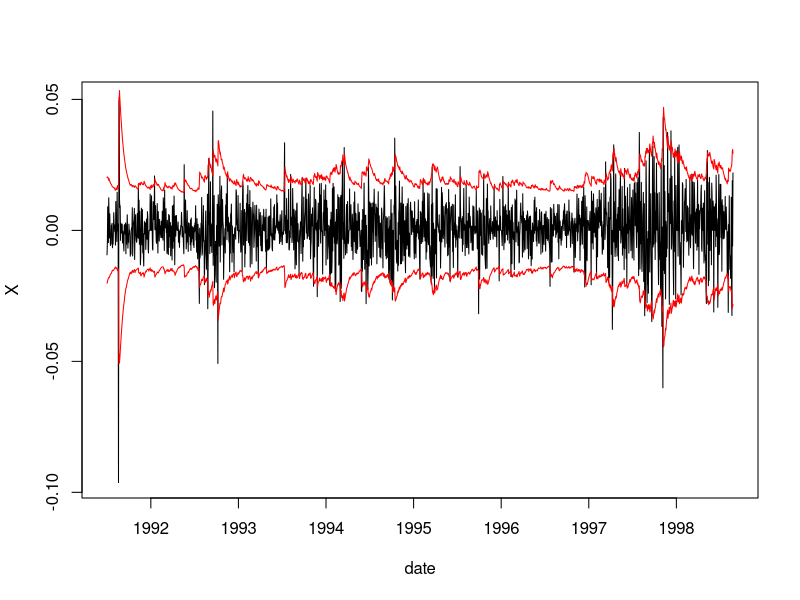
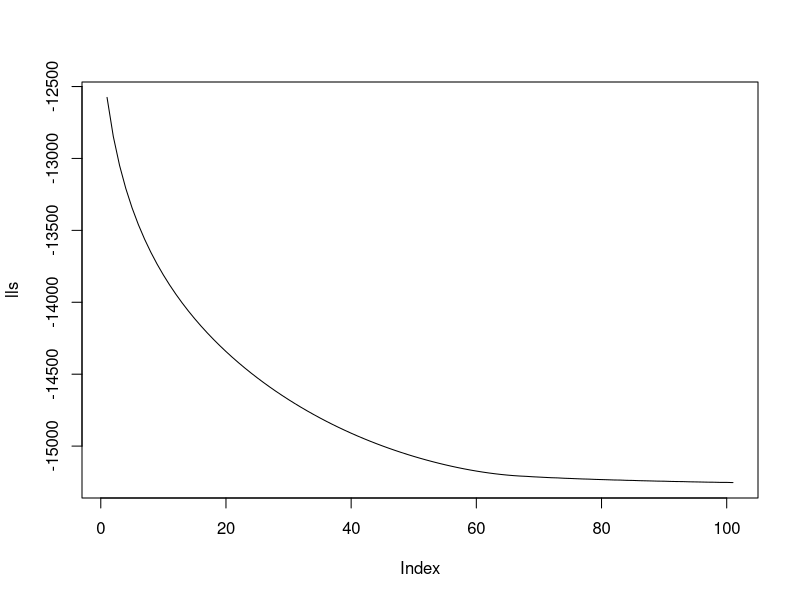
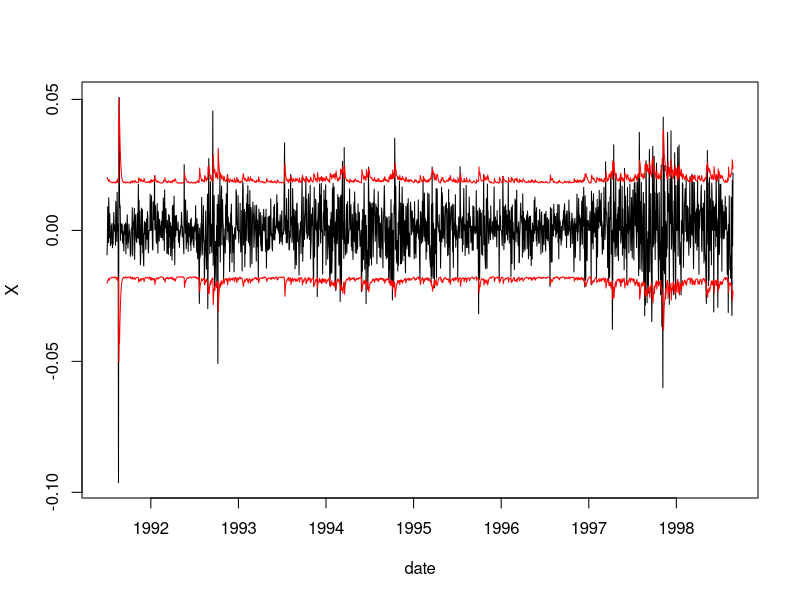

Here is the R script that generated these plots, in order:
## ---- chunk 1
knitr::opts_chunk$set(echo = TRUE)
## ---- chunk 2
ARMA11GARCH11<-function(X,params){
  mu<-params[1]
  aa<-params[2]
  bb<-params[3]
  omega<-params[4]
  alpha<-params[5]
  beta<-params[6]
  
  Xhat<-numeric(length(X)+1)
  Sigma2hat<-numeric(length(X)+1)
  error<-numeric(length(X))
  Xhat[1]<-0
  Sigma2hat[1]<-var(X)#freebie
  error[1]<-X[1]-Xhat[1]
  
  for(tt in 1:length(X)){
    Xhat[tt+1]<-mu+aa*error[tt]+bb*X[tt]
    Sigma2hat[tt+1]<-omega+alpha*(error[tt])^2+beta*Sigma2hat[tt]
    if(tt!=length(X))
    error[tt+1]<-Xhat[tt+1]-X[tt+1]
  }
  return(list(Xhat=Xhat,Sigma2hat=Sigma2hat,error=error))
}
## ---- chunk 3
log.likelihood<-function(X,params){
  X<-as.numeric(X)
  AG<-ARMA11GARCH11(X,params)
  ll<-sum(AG$error^2/head(AG$Sigma2hat,-1)+log(head(AG$Sigma2hat,-1)))
  return(ll)
}

## ---- chunk 4
ll.gr<-function(X,params){
  X<-as.numeric(X)
  mu<-params[1]
  aa<-params[2]
  bb<-params[3]
  omega<-params[4]
  alpha<-params[5]
  beta<-params[6]
  
  AG<-ARMA11GARCH11(X,params)
  error<-AG$error
  Sigma2hat<-AG$Sigma2hat
  Xhat<-AG$Xhat
  
  derror<-matrix(data=0,nrow=length(error),ncol=6)
  dSigma2hat<-matrix(data=0,nrow=length(error),ncol=6)
  
  for(tt in 1:(nrow(derror)-1)){
    derror[tt+1,]<-c(1,error[tt],X[tt],0,0,0)+c(aa*derror[tt,1:3],0,0,0)
    dSigma2hat[tt+1,]<-c(alpha*2*error[tt]*derror[tt,1:3],
                         1,error[tt]^2,Sigma2hat[tt])+beta*dSigma2hat[tt,]
  }
  
  gr<-apply((head(Sigma2hat,-1)*2*error*derror-error^2*dSigma2hat)/
              (head(Sigma2hat,-1))^2+1/(head(Sigma2hat,-1))*dSigma2hat,2,sum)
  
  return(gr)
}
## ---- chunk 5
X<-diff(log(EuStockMarkets[,1]))
## ---- chunk 6
init.par<-c(0,0,0,0.0001,0.05,0.90)
names(init.par)<-c("mu","a","b","omega","alpha","beta")
print(log.likelihood(X,init.par))
opt<-optim(init.par,log.likelihood,X=X)
opt.par<-opt$par
print(opt$par)
print(opt$value)
AG<-ARMA11GARCH11(X,opt.par)
plot(time(X),as.numeric(X),type="l",ylab="X",xlab="date")
points(time(X),head(AG$Xhat,-1)+1.96*sqrt(head(AG$Sigma2hat,-1)),type="l",col="red")
points(time(X),head(AG$Xhat,-1)-1.96*sqrt(head(AG$Sigma2hat,-1)),type="l",col="red")
## ---- chunk 7
n.its<-100
pars<-matrix(0,ncol=6,nrow=n.its+1)
colnames(pars)<-c("mu","a","b","omega","alpha","beta")
lls<-numeric(n.its+1)
pars[1,]<-init.par
lls[1]<-log.likelihood(X,pars[1,])
for(ii in 2:(n.its+1)){
   gr<-ll.gr(X,pars[ii-1,])
   gr<-pmax(-10^(5),pmin(gr,10^(5)))#clipping
   eta=c(rep(10^(-10),3),10^(-11),rep(10^(-6),2))
   pars[ii,]<-pars[ii-1,]-eta*gr
   pars[ii,4:6]<-pmax(pars[ii,4:6],0.000000001)
   lls[ii]<-log.likelihood(X,pars[ii,])
}
print(tail(pars,1))
plot(lls,type="l")
AG<-ARMA11GARCH11(X,tail(pars,1))
plot(time(X),as.numeric(X),type="l",ylab="X",xlab="date")
points(time(X),head(AG$Xhat,-1)+1.96*sqrt(head(AG$Sigma2hat,-1)),type="l",col="red")
points(time(X),head(AG$Xhat,-1)-1.96*sqrt(head(AG$Sigma2hat,-1)),type="l",col="red")

